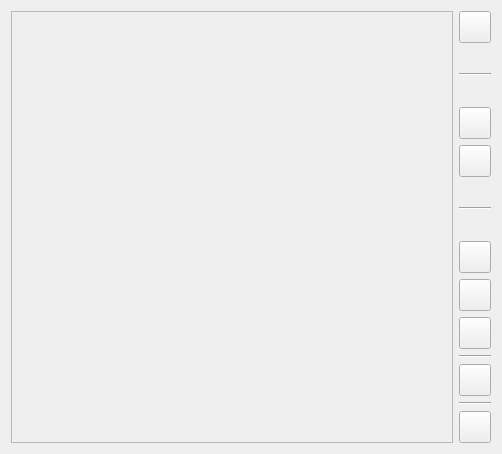
<?xml version="1.0" encoding="UTF-8"?>
<ui version="4.0">
 <class>ChordPatternViewer</class>
 <widget class="QDialog" name="ChordPatternViewer">
  <property name="geometry">
   <rect>
    <x>0</x>
    <y>0</y>
    <width>502</width>
    <height>454</height>
   </rect>
  </property>
  <property name="windowTitle">
   <string>Dialog</string>
  </property>
  <layout class="QHBoxLayout" name="horizontalLayout_3">
   <item>
    <widget class="ChordPatternViewerScrollArea" name="scrollArea">
     <property name="widgetResizable">
      <bool>true</bool>
     </property>
     <widget class="QWidget" name="scrollAreaWidgetContents">
      <property name="geometry">
       <rect>
        <x>0</x>
        <y>0</y>
        <width>440</width>
        <height>432</height>
       </rect>
      </property>
      <layout class="QHBoxLayout" name="horizontalLayout_2">
       <property name="leftMargin">
        <number>0</number>
       </property>
       <property name="topMargin">
        <number>0</number>
       </property>
       <property name="rightMargin">
        <number>0</number>
       </property>
       <property name="bottomMargin">
        <number>0</number>
       </property>
       <item>
        <widget class="QLabel" name="label">
         <property name="text">
          <string/>
         </property>
         <property name="alignment">
          <set>Qt::AlignCenter</set>
         </property>
        </widget>
       </item>
      </layout>
     </widget>
    </widget>
   </item>
   <item>
    <layout class="QVBoxLayout" name="verticalLayout">
     <property name="spacing">
      <number>6</number>
     </property>
     <item>
      <widget class="QPushButton" name="buttonExit">
       <property name="minimumSize">
        <size>
         <width>32</width>
         <height>32</height>
        </size>
       </property>
       <property name="maximumSize">
        <size>
         <width>32</width>
         <height>32</height>
        </size>
       </property>
       <property name="focusPolicy">
        <enum>Qt::NoFocus</enum>
       </property>
       <property name="text">
        <string/>
       </property>
       <property name="icon">
        <iconset resource="../ressources.qrc">
         <normaloff>:/icons/icons/cross56.png</normaloff>:/icons/icons/cross56.png</iconset>
       </property>
      </widget>
     </item>
     <item>
      <spacer name="verticalSpacer_2">
       <property name="orientation">
        <enum>Qt::Vertical</enum>
       </property>
       <property name="sizeHint" stdset="0">
        <size>
         <width>20</width>
         <height>40</height>
        </size>
       </property>
      </spacer>
     </item>
     <item>
      <widget class="Line" name="line">
       <property name="orientation">
        <enum>Qt::Horizontal</enum>
       </property>
      </widget>
     </item>
     <item>
      <spacer name="verticalSpacer_5">
       <property name="orientation">
        <enum>Qt::Vertical</enum>
       </property>
       <property name="sizeHint" stdset="0">
        <size>
         <width>20</width>
         <height>40</height>
        </size>
       </property>
      </spacer>
     </item>
     <item>
      <widget class="QPushButton" name="buttonZoomIn">
       <property name="minimumSize">
        <size>
         <width>32</width>
         <height>32</height>
        </size>
       </property>
       <property name="maximumSize">
        <size>
         <width>32</width>
         <height>32</height>
        </size>
       </property>
       <property name="focusPolicy">
        <enum>Qt::NoFocus</enum>
       </property>
       <property name="text">
        <string/>
       </property>
       <property name="icon">
        <iconset resource="../ressources.qrc">
         <normaloff>:/icons/icons/plus47.png</normaloff>:/icons/icons/plus47.png</iconset>
       </property>
       <property name="autoRepeat">
        <bool>true</bool>
       </property>
      </widget>
     </item>
     <item>
      <widget class="QPushButton" name="buttonZoomOut">
       <property name="minimumSize">
        <size>
         <width>32</width>
         <height>32</height>
        </size>
       </property>
       <property name="maximumSize">
        <size>
         <width>32</width>
         <height>32</height>
        </size>
       </property>
       <property name="focusPolicy">
        <enum>Qt::NoFocus</enum>
       </property>
       <property name="text">
        <string/>
       </property>
       <property name="icon">
        <iconset resource="../ressources.qrc">
         <normaloff>:/icons/icons/less2.png</normaloff>:/icons/icons/less2.png</iconset>
       </property>
       <property name="autoRepeat">
        <bool>true</bool>
       </property>
      </widget>
     </item>
     <item>
      <spacer name="verticalSpacer">
       <property name="orientation">
        <enum>Qt::Vertical</enum>
       </property>
       <property name="sizeHint" stdset="0">
        <size>
         <width>20</width>
         <height>40</height>
        </size>
       </property>
      </spacer>
     </item>
     <item>
      <widget class="Line" name="line_4">
       <property name="orientation">
        <enum>Qt::Horizontal</enum>
       </property>
      </widget>
     </item>
     <item>
      <spacer name="verticalSpacer_3">
       <property name="orientation">
        <enum>Qt::Vertical</enum>
       </property>
       <property name="sizeHint" stdset="0">
        <size>
         <width>20</width>
         <height>40</height>
        </size>
       </property>
      </spacer>
     </item>
     <item>
      <widget class="QPushButton" name="buttonEnableLine">
       <property name="minimumSize">
        <size>
         <width>32</width>
         <height>32</height>
        </size>
       </property>
       <property name="maximumSize">
        <size>
         <width>32</width>
         <height>32</height>
        </size>
       </property>
       <property name="focusPolicy">
        <enum>Qt::NoFocus</enum>
       </property>
       <property name="text">
        <string/>
       </property>
       <property name="icon">
        <iconset resource="../ressources.qrc">
         <normaloff>:/icons/icons/minus.png</normaloff>:/icons/icons/minus.png</iconset>
       </property>
       <property name="checkable">
        <bool>true</bool>
       </property>
      </widget>
     </item>
     <item>
      <widget class="QPushButton" name="buttonFaster">
       <property name="minimumSize">
        <size>
         <width>32</width>
         <height>32</height>
        </size>
       </property>
       <property name="maximumSize">
        <size>
         <width>32</width>
         <height>32</height>
        </size>
       </property>
       <property name="focusPolicy">
        <enum>Qt::NoFocus</enum>
       </property>
       <property name="text">
        <string/>
       </property>
       <property name="icon">
        <iconset resource="../ressources.qrc">
         <normaloff>:/icons/icons/gazelle.png</normaloff>:/icons/icons/gazelle.png</iconset>
       </property>
       <property name="autoRepeat">
        <bool>true</bool>
       </property>
       <property name="autoRepeatInterval">
        <number>5</number>
       </property>
      </widget>
     </item>
     <item>
      <widget class="QPushButton" name="buttonSlower">
       <property name="minimumSize">
        <size>
         <width>32</width>
         <height>32</height>
        </size>
       </property>
       <property name="maximumSize">
        <size>
         <width>32</width>
         <height>32</height>
        </size>
       </property>
       <property name="focusPolicy">
        <enum>Qt::NoFocus</enum>
       </property>
       <property name="text">
        <string/>
       </property>
       <property name="icon">
        <iconset resource="../ressources.qrc">
         <normaloff>:/icons/icons/snail.png</normaloff>:/icons/icons/snail.png</iconset>
       </property>
       <property name="autoRepeat">
        <bool>true</bool>
       </property>
       <property name="autoRepeatInterval">
        <number>5</number>
       </property>
      </widget>
     </item>
     <item>
      <widget class="Line" name="line_3">
       <property name="orientation">
        <enum>Qt::Horizontal</enum>
       </property>
      </widget>
     </item>
     <item>
      <widget class="QPushButton" name="pushButtonPauseJumpToBegin">
       <property name="minimumSize">
        <size>
         <width>32</width>
         <height>32</height>
        </size>
       </property>
       <property name="maximumSize">
        <size>
         <width>32</width>
         <height>32</height>
        </size>
       </property>
       <property name="focusPolicy">
        <enum>Qt::NoFocus</enum>
       </property>
       <property name="text">
        <string/>
       </property>
       <property name="icon">
        <iconset resource="../ressources.qrc">
         <normaloff>:/icons/icons/up51.png</normaloff>:/icons/icons/up51.png</iconset>
       </property>
      </widget>
     </item>
     <item>
      <widget class="Line" name="line_2">
       <property name="orientation">
        <enum>Qt::Horizontal</enum>
       </property>
      </widget>
     </item>
     <item>
      <widget class="QPushButton" name="pushButtonPlay">
       <property name="minimumSize">
        <size>
         <width>32</width>
         <height>32</height>
        </size>
       </property>
       <property name="maximumSize">
        <size>
         <width>32</width>
         <height>32</height>
        </size>
       </property>
       <property name="focusPolicy">
        <enum>Qt::NoFocus</enum>
       </property>
       <property name="text">
        <string/>
       </property>
       <property name="icon">
        <iconset resource="../ressources.qrc">
         <normaloff>:/icons/icons/1411738411_519570-066_Play-128.png</normaloff>:/icons/icons/1411738411_519570-066_Play-128.png</iconset>
       </property>
       <property name="checkable">
        <bool>true</bool>
       </property>
       <property name="checked">
        <bool>false</bool>
       </property>
      </widget>
     </item>
    </layout>
   </item>
  </layout>
 </widget>
 <customwidgets>
  <customwidget>
   <class>ChordPatternViewerScrollArea</class>
   <extends>QScrollArea</extends>
   <header>Dialogs/chordpatternviewerscrollarea.h</header>
   <container>1</container>
  </customwidget>
 </customwidgets>
 <resources>
  <include location="../ressources.qrc"/>
 </resources>
 <connections>
  <connection>
   <sender>buttonExit</sender>
   <signal>clicked()</signal>
   <receiver>ChordPatternViewer</receiver>
   <slot>reject()</slot>
   <hints>
    <hint type="sourcelabel">
     <x>725</x>
     <y>24</y>
    </hint>
    <hint type="destinationlabel">
     <x>757</x>
     <y>15</y>
    </hint>
   </hints>
  </connection>
 </connections>
</ui>
